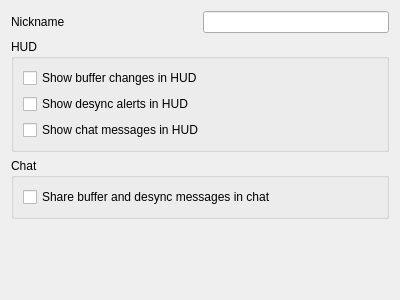
                 <widget class="QWidget" name="netplayScrollAreaWidget">
                  <property name="geometry">
                   <rect>
                    <x>0</x>
                    <y>0</y>
                    <width>400</width>
                    <height>300</height>
                   </rect>
                  </property>
                  <layout class="QVBoxLayout" name="verticalLayout_netplayScroll">
                   <item>
                    <layout class="QHBoxLayout" name="horizontalLayout_18">
                     <item>
                      <widget class="QLabel" name="label_10">
                       <property name="text">
                        <string>Nickname</string>
                       </property>
                      </widget>
                     </item>
                     <item>
                      <widget class="QLineEdit" name="netplayNicknameLineEdit">
                       <property name="sizePolicy">
                        <sizepolicy hsizetype="Minimum" vsizetype="Fixed">
                         <horstretch>0</horstretch>
                         <verstretch>0</verstretch>
                        </sizepolicy>
                       </property>
                      </widget>
                     </item>
                    </layout>
                   </item>
                   <item>
                    <widget class="QGroupBox" name="netplayHudGroupBox">
                     <property name="title">
                      <string>HUD</string>
                     </property>
                     <layout class="QVBoxLayout" name="verticalLayout_netplayHud">
                      <item>
                       <widget class="QCheckBox" name="netplayHudBufferAlertsCheckBox">
                        <property name="text">
                         <string>Show buffer changes in HUD</string>
                        </property>
                       </widget>
                      </item>
                      <item>
                       <widget class="QCheckBox" name="netplayHudDesyncAlertsCheckBox">
                        <property name="text">
                         <string>Show desync alerts in HUD</string>
                        </property>
                       </widget>
                      </item>
                      <item>
                       <widget class="QCheckBox" name="netplayHudChatMessagesCheckBox">
                        <property name="text">
                         <string>Show chat messages in HUD</string>
                        </property>
                       </widget>
                      </item>
                     </layout>
                    </widget>
                   </item>
                   <item>
                    <widget class="QGroupBox" name="netplayChatGroupBox">
                     <property name="title">
                      <string>Chat</string>
                     </property>
                     <layout class="QVBoxLayout" name="verticalLayout_netplayChat">
                      <item>
                       <widget class="QCheckBox" name="netplayShareSystemMessagesCheckBox">
                        <property name="text">
                         <string>Share buffer and desync messages in chat</string>
                        </property>
                       </widget>
                      </item>
                     </layout>
                    </widget>
                   </item>
                   <item>
                    <spacer name="verticalSpacer_19">
                     <property name="orientation">
                      <enum>Qt::Orientation::Vertical</enum>
                     </property>
                     <property name="sizeHint" stdset="0">
                      <size>
                       <width>20</width>
                       <height>40</height>
                      </size>
                     </property>
                    </spacer>
                   </item>
                  </layout>
                 </widget>
